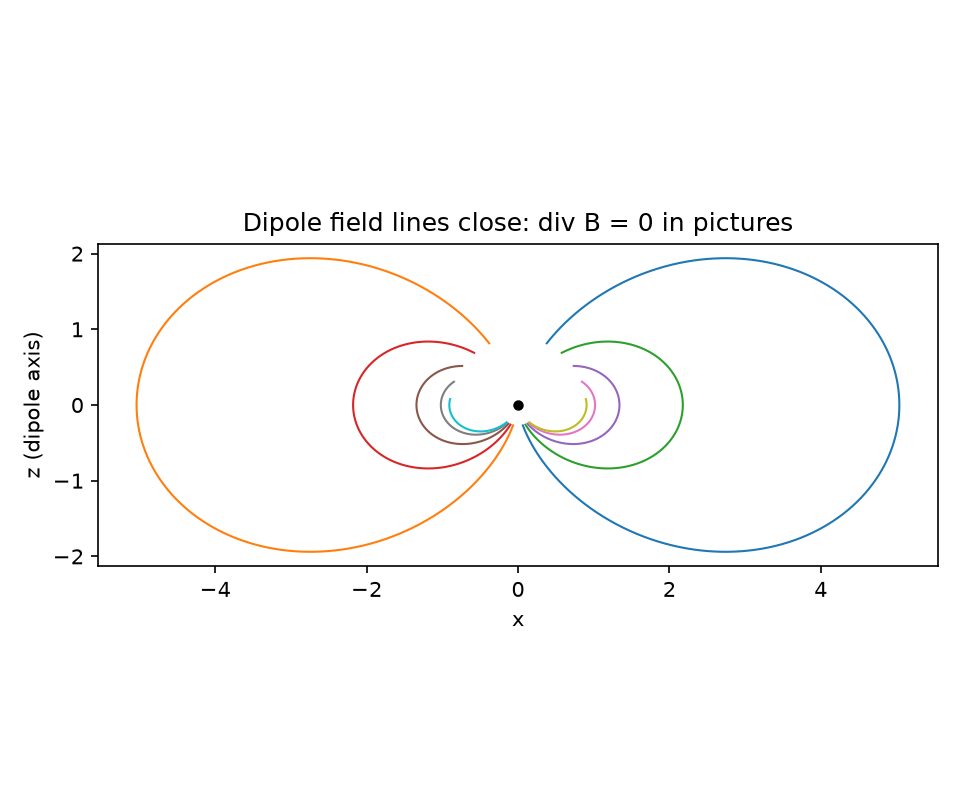

Write Python code to recreate this figure.
# DIPOLE FIELD SOLVER (Codex index #2; Electromagnetism, SIM).
# Maxwell says div B = 0: there are no magnetic monopoles, so
# field lines never end -- they close. This build samples a point
# dipole's field on a 3D grid and checks all three statements
# numerically:
#   (a) div B from central differences is zero to truncation
#       error everywhere outside the source core;
#   (b) the net flux through ANY closed box is zero -- around
#       the dipole and away from it (what leaves, returns);
#   (c) a traced field line rides the exact dipole curve
#       r = L sin^2(theta) and dives back into the dipole.
# B(r) = (mu0/4pi) [3 rhat (m . rhat) - m] / r^3, m = z-hat,
# units mu0/4pi = 1.

import json
import numpy as np
import matplotlib
matplotlib.use("Agg")
import matplotlib.pyplot as plt


def Bfield(P):
    """P: (..., 3) points. Returns B same shape."""
    P = np.asarray(P, dtype=float)
    r2 = np.sum(P ** 2, axis=-1)
    r = np.sqrt(r2)
    rhat = P / r[..., None]
    mdotr = rhat[..., 2]                      # m = z-hat
    return (3 * rhat * mdotr[..., None]
            - np.array([0.0, 0.0, 1.0])) / (r2 * r)[..., None]


# ---- (a) divergence on a grid ----
# First version normalized globally and took the max: it FAILED
# (eps = 1.64), with the worst points hugging the r = 0.30 core
# boundary, where the 1/r^3 field's third derivatives are huge
# and a fixed grid simply cannot resolve them -- a truncation
# artifact, if (and only if) it shrinks like d^2. So the honest
# test is two-part: normalize LOCALLY by the field's own scale
# |B|/r, and demonstrate the d^2 convergence by grid doubling.
def div_stats(N, half=1.2, rmax=1.15):
    axg = np.linspace(-half, half, N)
    dg = axg[1] - axg[0]
    Xg, Yg, Zg = np.meshgrid(axg, axg, axg, indexing="ij")
    Pg = np.stack([Xg, Yg, Zg], axis=-1)
    Bg = Bfield(Pg)
    divg = (np.gradient(Bg[..., 0], dg, axis=0)
            + np.gradient(Bg[..., 1], dg, axis=1)
            + np.gradient(Bg[..., 2], dg, axis=2))
    Rg = np.sqrt(Xg ** 2 + Yg ** 2 + Zg ** 2)
    m = (Rg > 0.30) & (Rg < rmax)
    loc = np.abs(divg[m]) / (np.linalg.norm(Bg, axis=-1)[m] / Rg[m])
    return (float(np.max(loc)), float(np.percentile(loc, 99.9)),
            float(np.median(loc)), dg)


mx81, p81, med81, d81 = div_stats(81)
mx161, p161, med161, d161 = div_stats(161)
print(f"(a) local |div B| / (|B|/r): grid d={d81:.3f}: max {mx81:.3f} "
      f"p99.9 {p81:.4f} median {med81:.2e}")
print(f"    grid d={d161:.3f}: max {mx161:.3f} p99.9 {p161:.4f} "
      f"median {med161:.2e}")
print(f"    max-norm convergence factor {mx81 / mx161:.1f}x "
      f"(d^2 scaling predicts ~4x)")
eps = p161
gA = p161 < 0.05 and (mx81 / mx161) > 3.0

# ---- (b) net flux through closed boxes ----
def box_flux(lo, hi, n=160):
    tot, tot_abs = 0.0, 0.0
    for axis_i in range(3):
        for side in (lo, hi):
            us = np.linspace(lo[(axis_i + 1) % 3], hi[(axis_i + 1) % 3], n)
            vs = np.linspace(lo[(axis_i + 2) % 3], hi[(axis_i + 2) % 3], n)
            U, V = np.meshgrid(us, vs, indexing="ij")
            Q = np.zeros(U.shape + (3,))
            Q[..., axis_i] = side[axis_i]
            Q[..., (axis_i + 1) % 3] = U
            Q[..., (axis_i + 2) % 3] = V
            Bn = Bfield(Q)[..., axis_i]
            area = ((us[1] - us[0]) * (vs[1] - vs[0]))
            f = float(np.sum(Bn) * area)
            sign = 1.0 if side is hi else -1.0
            tot += sign * f
            tot_abs += abs(f)
    return tot, tot_abs


for label, lo, hi in [("around dipole", (-1.5, -1.5, -1.5), (1.5, 1.5, 1.5)),
                      ("offset box", (0.6, -1.0, -1.0), (2.2, 1.0, 1.0))]:
    net, gross = box_flux(np.array(lo), np.array(hi))
    print(f"(b) {label}: net flux {net:+.4e} vs gross {gross:.3f} "
          f"-> ratio {abs(net) / gross:.2e} (gate < 1e-3)")
    if label == "around dipole":
        gB = abs(net) / gross < 1e-3

# ---- (c) field-line trace vs r = L sin^2(theta) ----
def trace(p0, ds=0.01, steps=4000):
    pts = [p0.copy()]
    p = p0.copy()
    for _ in range(steps):
        b = Bfield(p)
        b = b / np.linalg.norm(b)
        k1 = b
        b2 = Bfield(p + ds / 2 * k1)
        k2 = b2 / np.linalg.norm(b2)
        p = p + ds * k2
        pts.append(p.copy())
        if np.linalg.norm(p) < 0.28:
            break
    return np.array(pts)


th0 = np.radians(60)
p_start = np.array([np.sin(th0), 0.0, np.cos(th0)]) * 1.0
L_line = 1.0 / np.sin(th0) ** 2
line = trace(p_start)
rr = np.linalg.norm(line, axis=1)
th = np.arccos(np.clip(line[:, 2] / rr, -1, 1))
pred = L_line * np.sin(th) ** 2
dev = float(np.max(np.abs(rr - pred) / pred))
print(f"(c) traced {len(line)} steps to r={rr[-1]:.2f}; max deviation "
      f"from r = L sin^2(theta): {100 * dev:.2f}% (gate < 3%)")
gC = dev < 0.03
print(f"GATES: (a) {gA} (b) {gB} (c) {gC}")

fig = plt.figure(figsize=(6.4, 5.4))
a = fig.add_subplot(111)
for ang in (25, 40, 55, 70, 85):
    t0 = np.radians(ang)
    st = np.array([np.sin(t0), 0.0, np.cos(t0)]) * 0.9
    ln = trace(st)
    a.plot(ln[:, 0], ln[:, 2], lw=1.0)
    ln2 = trace(st * np.array([-1, 1, 1]))
    a.plot(ln2[:, 0], ln2[:, 2], lw=1.0)
a.plot([0], [0], "ko", ms=4)
a.set_xlabel("x")
a.set_ylabel("z (dipole axis)")
a.set_title("Dipole field lines close: div B = 0 in pictures")
a.set_aspect("equal")
fig.tight_layout()
fig.savefig("divergence_b.png", dpi=150)

out = {"div_local_max_d81": mx81, "div_local_max_d161": mx161,
       "div_local_p999_d161": p161, "div_local_median_d161": med161,
       "convergence_factor": mx81 / mx161, "div_eps": eps,
       "fieldline_max_dev": dev,
       "gates": {"A_div_zero": bool(gA), "B_flux_zero": bool(gB),
                 "C_line_curve": bool(gC)}}
with open("divergence_b_results.json", "w") as f:
    json.dump(out, f, indent=2)
print("ALL GATES PASS" if all(out["gates"].values()) else "SOME GATE FAILED")
print("Saved divergence_b_results.json + PNG")
